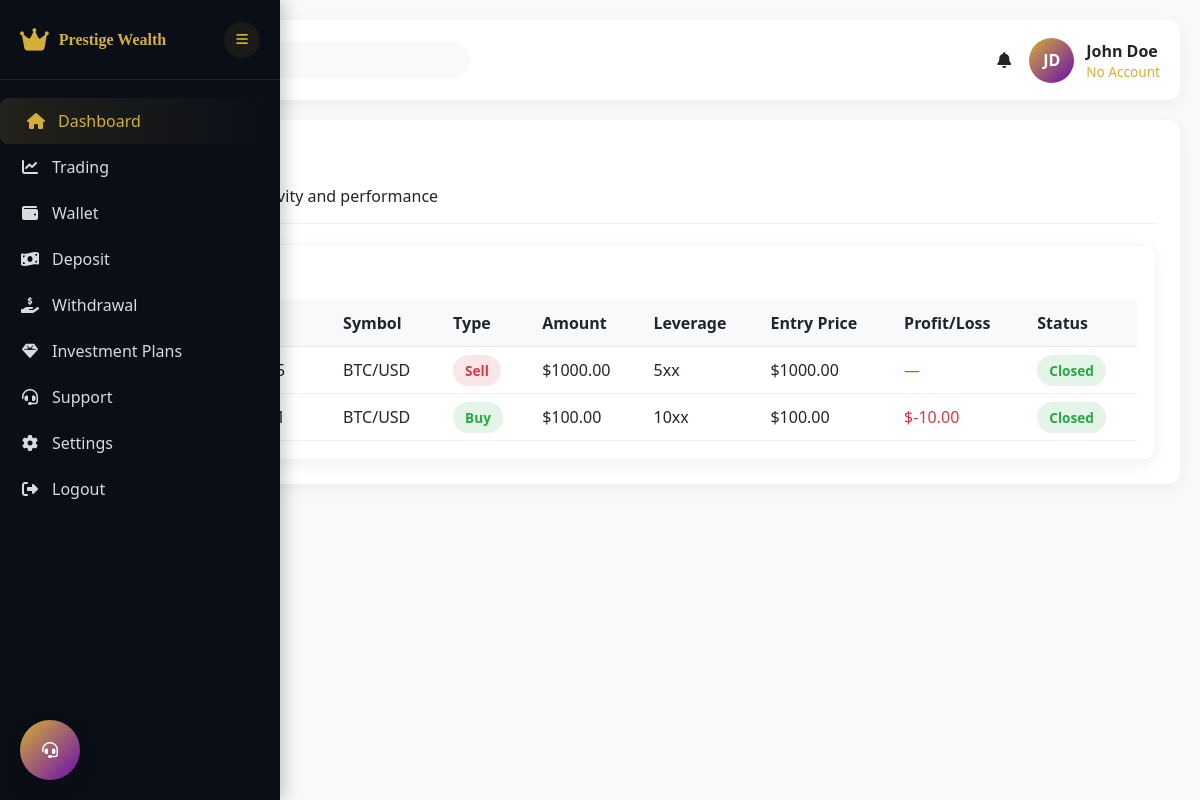
The page /list/trade/ (signed in) on the database its author committed.
### accounts/models.py (models this page shows, shortened)
class User(AbstractBaseUser):
    username=models.CharField(max_length=100, null=True, blank=True)
    email = models.EmailField(unique=True)
    code = models.CharField(max_length=100, null=True, blank=True)
    is_active = models.BooleanField(default=True)
    date_joined = models.DateTimeField(verbose_name="date joined", auto_now_add=True)
    last_login = models.DateTimeField(verbose_name="last joined", auto_now=True)
    is_admin = models.BooleanField(default=False)
    is_staff = models.BooleanField(default=False)
    is_superuser = models.BooleanField(default=False)
    objects = MyAccountManager()
    USERNAME_FIELD = "email"
    REQUIRED_FIELDS = []
    class Meta:
        verbose_name_plural = "Users"
        ordering = ["-id"]

### trade/models/trade.py (models this page shows, shortened)
class Trade(BaseModel):
    TRADE_TYPE_CHOICES = [
        ("buy", "Buy"),
        ("sell", "Sell"),
    ]
    SYMBOL_CHOICES = [
        ("BTC/USD", "BTC/USD"),
        ("ETH/USD", "ETH/USD"),
    ]
    LEVERAGE_CHOICES = [
        ("1x", "1x"),
        ("5x", "5x"),
        ("10x", "10x"),
        ("25x", "25x"),
        ("50x", "50x"),
    ]
    STATUS = [
        ("open", "open"),
        ("closed", "closed"),
    ]
    customer = models.ForeignKey(
        Customer, on_delete=models.CASCADE, null=True, blank=True
    )
    trade_type = models.CharField(
        max_length=4, choices=TRADE_TYPE_CHOICES, default="buy"
    )
    symbol = models.CharField(
        max_length=10, choices=SYMBOL_CHOICES, null=True, blank=True
    )
    amount = models.DecimalField(max_digits=12, decimal_places=2)
    status = models.CharField(
        max_length=100, null=True, blank=True, choices=STATUS, default="open"
    )
    leverage = models.CharField(max_length=3, choices=LEVERAGE_CHOICES, default="1x")
    stop_loss = models.DecimalField(
        max_digits=12, decimal_places=2, null=True, blank=True
    )
    take_profit = models.DecimalField(
        max_digits=12, decimal_places=2, null=True, blank=True
    )
    profit_loss = models.DecimalField(max_digits=11, decimal_places=2, default=0.00)
    allow_close_trade = models.BooleanField(default=False)

### trade/views.py (the view)
# urls.py: path("list/trade/", list_trade, name="list_trade"),
@login_required
def list_trade(request):
    trades = Trade.objects.all()
    context = {"trades": trades}
    return render(request, "dash/trade.html", context)

### templates/dash/trade.html (shortened to what this page needs)
{% extends 'dash/base.html' %}
{% load static %}
{% block content %}
<main class="main-content" id="mainContent">
    <header class="top-header">
        <div style="display:flex;align-items:center;gap:12px">
            <div class="search-box">
                <input placeholder="Search trades..." />
            </div>
        </div>
        <div class="user-menu">
            <div class="notification" id="notificationIcon">
                <i class="fas fa-bell"></i>
            </div>
            <div class="user-profile">
                <div class="user-avatar">
                    {% if customer and customer.customer and customer.customer.full_name %}
                        {{ customer.customer.full_name|slice:":1"|upper }}
                    {% else %}JD{% endif %}
                </div>
                <div style="display:flex;flex-direction:column;text-align:left">
                    <div style="font-weight:700">{{ request.user.username|default:"John Doe" }}</div>
                    <div style="color:var(--primary-gold);font-size:.85rem">
                        {% if customer %}Balance: ${{ customer.balance }}{% else %}No Account{% endif %}
                    </div>
                </div>
            </div>
        </div>
    </header>
    <div class="dashboard-content">
        <div class="deposit-container">
            <div class="deposit-header">
                <h2>Trade History</h2>
                <p>View your trading activity and performance</p>
            </div>
            <div class="positions-container">
                <h3>Your Trades</h3>
                <table class="table">
                    <thead>
                        <tr>
                            <th>Date</th>
                            <th>Symbol</th>
                            <th>Type</th>
                            <th>Amount</th>
                            <th>Leverage</th>
                            <th>Entry Price</th>
                            <th>Profit/Loss</th>
                            <th>Status</th>
                        </tr>
                    </thead>
                    <tbody>
                        {% for trade in trades %}
                        <tr>
                            <td>{{ trade.created_at|date:"M d, Y H:i" }}</td>
                            <td>{{ trade.symbol }}</td>
                            <td>
                                <span class="status-badge {% if trade.trade_type == 'buy' %}status-completed{% else %}status-failed{% endif %}">
                                    {{ trade.trade_type|capfirst }}
                                </span>
                            </td>
                            <td>${{ trade.amount }}</td>
                            <td>{{ trade.leverage }}x</td>
                            <td>${{ trade.amount|default:"—" }}</td>
                            <td style="color: {% if trade.profit_loss >= 0 %}var(--success){% else %}var(--danger){% endif %};">
                                {% if trade.profit_loss %}${{ trade.profit_loss }}{% else %}—{% endif %}
                            </td>
                            <td>
                                <span class="status-badge
                                    {% if trade.status == 'open' %}status-open
                                    {% elif trade.status == 'closed' %}status-completed
                                    {% else %}status-failed{% endif %}">
                                    {{ trade.status|capfirst }}
                                </span>
                            </td>
                        </tr>
                        {% empty %}
                        <tr>
                            <td colspan="9" style="text-align: center;">No trades yet</td>
                        </tr>
                        {% endfor %}
                    </tbody>
                </table>
            </div>
        </div>
    </div>
</main>
{% endblock content %}

### templates/dash/base.html (style rules this page uses)
:root { --primary-dark:#0A0E17;--primary-gold:#D4AF37;--primary-blue:#14213D; --accent-purple:#6A0DAD;--light-bg:#F8F9FA;--white:#FFFFFF; --text-dark:#212529;--text-light:#6C757D;--success:#28a745;--danger:#dc3545; --sidebar-width:280px;--sidebar-collapsed:70px;--header-height:80px;--card-radius:12px;--transition:all .3s ease; }
* { box-sizing:border-box;margin:0;padding:0 }
body { font-family:'Segoe UI',Tahoma,Helvetica,Arial,sans-serif;background:var(--light-bg);color:var(--text-dark);min-height:100vh;overflow-x:hidden }
.main-content { flex:1;margin-left:var(--sidebar-width);transition:var(--transition);padding:20px;width:calc(100% - var(--sidebar-width)) }
.top-header { background:var(--white);height:var(--header-height);display:flex;align-items:center;justify-content:space-between;padding:0 20px;border-radius:var(--card-radius);box-shadow:0 5px 15px rgba(0,0,0,.05);margin-bottom:20px }
.search-box { display:flex;align-items:center;background:var(--light-bg);padding:10px 16px;border-radius:30px;width:360px }
.search-box input { border:none;background:transparent;outline:none;width:100% }
.user-menu { display:flex;align-items:center;gap:18px }
.notification { position:relative;cursor:pointer }
.user-profile { display:flex;align-items:center;gap:12px }
.user-avatar { width:45px;height:45px;border-radius:50%;background:linear-gradient(135deg,var(--primary-gold),var(--accent-purple));display:flex;align-items:center;justify-content:center;color:var(--white);font-weight:700 }
.positions-container { background:var(--white);padding:18px;border-radius:var(--card-radius);box-shadow:0 5px 15px rgba(0,0,0,.05);margin-top:18px;border:1px solid rgba(0,0,0,.04);overflow:auto }
.positions-container h3 { margin-bottom:12px }
.table { width:100%;border-collapse:collapse;min-width:800px }
.table th,.table td { padding:12px;border-bottom:1px solid rgba(0,0,0,.06);text-align:left }
.table th { background:var(--light-bg);font-weight:700 }
.status-badge { padding:6px 12px;border-radius:20px;font-weight:600 }
@media (max-width:1200px) { .main-content { margin-left:var(--sidebar-collapsed);width:calc(100% - var(--sidebar-collapsed)) } }
.deposit-container { background: var(--white); padding: 24px; border-radius: var(--card-radius); box-shadow: 0 5px 15px rgba(0,0,0,.05); margin-bottom: 22px; }
.deposit-header { margin-bottom: 20px; border-bottom: 1px solid rgba(0,0,0,.06); padding-bottom: 16px; }
.deposit-header h2 { color: var(--primary-dark); margin-bottom: 8px; }
.status-completed { background: rgba(40,167,69,.12); color: var(--success); }
.status-failed { background: rgba(220,53,69,.12); color: var(--danger); }

### templates/dash/trade.html (style rules this page uses)
.status-completed { background: rgba(40, 167, 69, 0.12); color: var(--success); }
.status-failed { background: rgba(220, 53, 69, 0.12); color: var(--danger); }
.status-badge { padding: 6px 12px; border-radius: 20px; font-weight: 600; font-size: 0.85rem; }

### rows shown on the page
User: user.username "John Doe"
Trade: symbol "BTC/USD", trade_type "Sell", amount "1000.00", leverage "5x", status "Closed"
Trade: symbol "BTC/USD", trade_type "Buy", amount "100.00", leverage "10x", profit_loss "-10.00", status "Closed"
